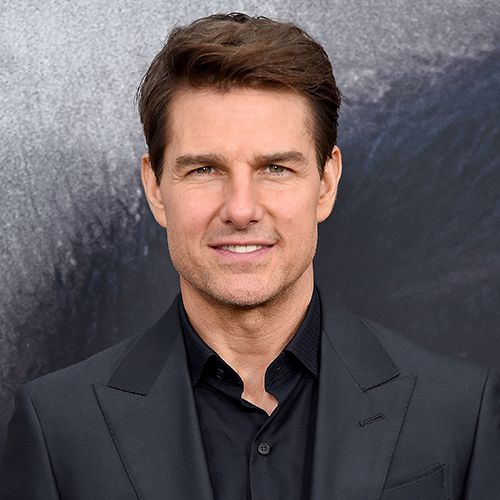
#> input picture samples_photos/tom_cruise.png, 500 x 500 px
$ python mask.py
#> lines starting #> are read from the running program, lines starting #| are printed output that depends on the picture; after the words box and inside, x2 and y2 are one past the last pixel; in counts of white or black regions, pixels touching at a corner belong together
import cv2 as cv
import numpy as np

# Read the image
img = cv.imread('samples_photos/tom_cruise.png')
#> img is the input picture: shape (500, 500, 3); mean B, G, R 92.1, 89.3, 98.4

# Convert the image to grayscale
gray = cv.cvtColor(img, cv.COLOR_BGR2GRAY)
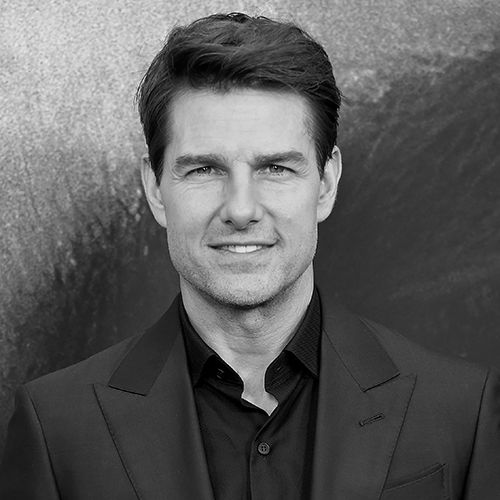
#> gray: shape (500, 500); min 0, max 254, mean 92.4

# Apply a threshold to create a binary mask
_, mask = cv.threshold(gray, 128, 255, cv.THRESH_BINARY)
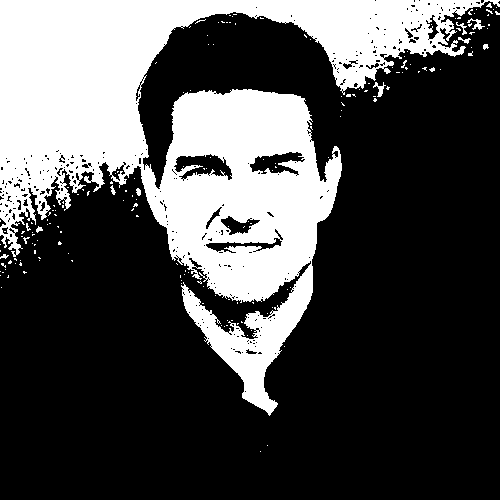
#> mask: shape (500, 500); 29.8% white; 177 white regions (166 under 20 px), largest, box (x1, y1, x2, y2) and area: (0, 0, 500, 416) 73598, (373, 82, 386, 97) 75, (467, 18, 485, 30) 74

# Display the binary mask
cv.imshow('Binary Mask', mask)
cv.waitKey(0)
cv.destroyAllWindows()

$ run again, with samples_photos/face_mesh_468_landmarks.png copied over samples_photos/tom_cruise.png
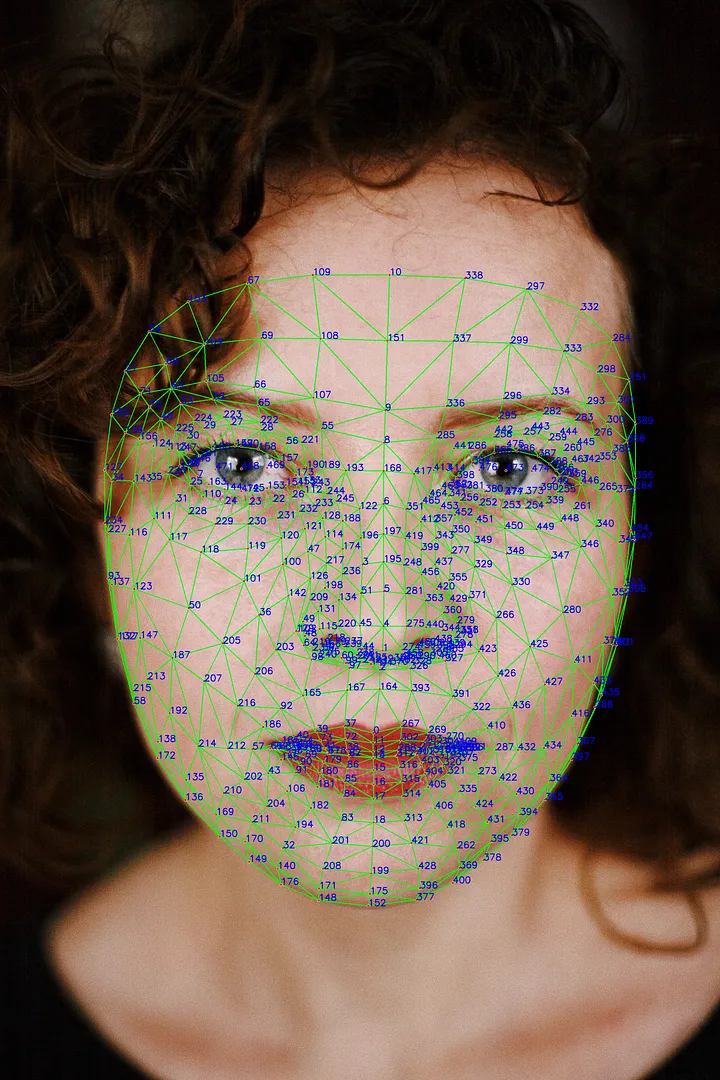
#> input picture samples_photos/face_mesh_468_landmarks.png, 720 x 1080 px
#> img is the input picture: shape (1080, 720, 3); mean B, G, R 74.3, 89.4, 106.5
#> `gray = cv.cvtColor(img, cv.COLOR_BGR2GRAY)`:
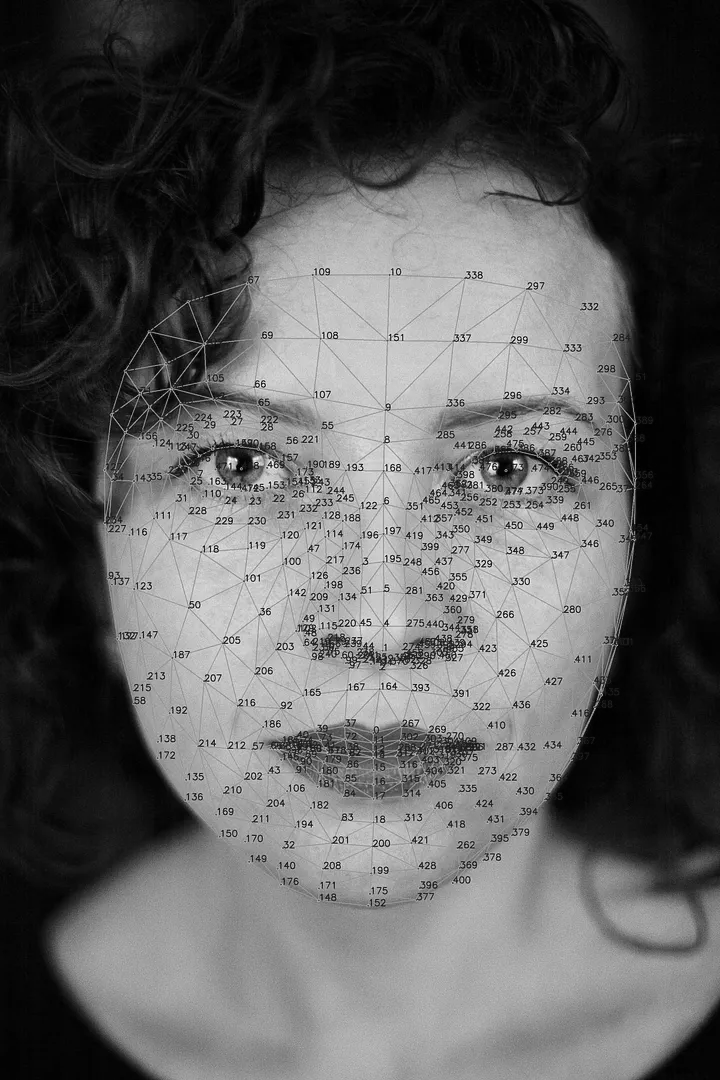
#> gray: shape (1080, 720); min 0, max 255, mean 92.8
#> `_, mask = cv.threshold(gray, 128, 255, cv.THRESH_BINARY)`:
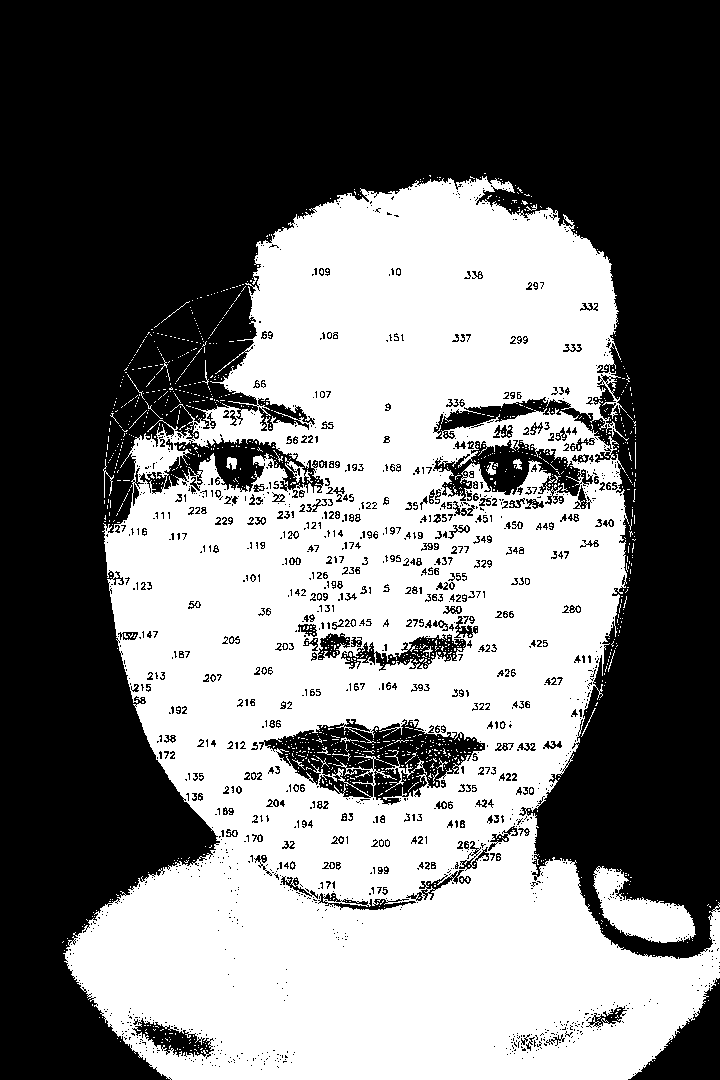
#> mask: shape (1080, 720); 46.1% white; 1398 white regions (1371 under 20 px), largest, box (x1, y1, x2, y2) and area: (63, 176, 720, 1080) 349529, (593, 866, 696, 943) 3860, (285, 457, 313, 483) 204
